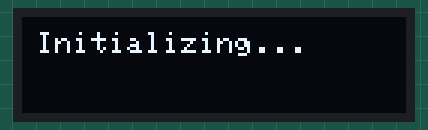
The sketch below on a simulated Arduino Uno, built with avr-gcc and run on an emulated ATmega328P. Shown: 128×32 one-colour display. The modem accepts every AT command (registered, SIM ready, sends succeed) and sends nothing else; what the sketch prints to the serial monitor is not drawn.

Above: at 0.1 s.
At 6.1 s:
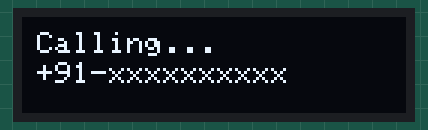
At 16.7 s:
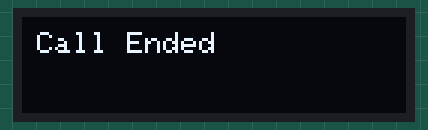

The sketch:

A9G_esp_oled.ino
```cpp
#include <SoftwareSerial.h>
#include <Adafruit_SSD1306.h>
#include <Wire.h>


SoftwareSerial mySerial(2, 0); //TX, RX


#define SCREEN_WIDTH 128 // OLED display width, in pixels
#define SCREEN_HEIGHT 32 // OLED display height, in pixels
#define OLED_RESET    -1 // Reset pin # (or -1 if sharing Arduino reset pin)

Adafruit_SSD1306 display(SCREEN_WIDTH, SCREEN_HEIGHT, &Wire, OLED_RESET); //Declaring the display name (display)

String network, battery;


void setup()
{
  Serial.begin(115200);

  mySerial.begin(115200);

  display.begin(SSD1306_SWITCHCAPVCC, 0x3C); //Start the OLED display
 display.clearDisplay();
  display.display();

  display.setTextSize(1);
  display.setTextColor(WHITE);
  display.setCursor(0,3);
  display.setCursor(5,5);
   display.print("Initializing...");
      display.display();


  Serial.println("Initializing...");
  delay(5000);

 display.clearDisplay();
  display.display();

  mySerial.println("AT");
   mySerial.println("AT+SNFS=1");
  updateSerial();

  mySerial.println("ATD+91xxxxxxxxxx;");

  updateSerial();

    display.setTextSize(1);
  display.setTextColor(WHITE);
  display.setCursor(5,5);
   display.print("Calling...");

   display.setCursor(5,15);
   display.print("+91-xxxxxxxxxx");
      display.display();

  delay(10000);               //Wait for 10 seconds

   display.clearDisplay();
  display.display();

  mySerial.println("ATH"); //hang up
  updateSerial();

  display.setTextSize(1);
  display.setTextColor(WHITE);
  display.setCursor(5,5);
   display.print("Call Ended");
      display.display();
}

void loop()
{

}

void updateSerial()
{
  delay(500);
  while (Serial.available())
  {
    mySerial.write(Serial.read());//Forward what Serial received to Software Serial Port
  }
  while(mySerial.available())
  {
    Serial.write(mySerial.read());//Forward what Software Serial received to Serial Port
  }
}
```

Measured:
- what the display in image 0 shows lasts 5.0 s, from 0.1 s to 5.1 s
- what the display in image 1 shows lasts 10.0 s, from 6.1 s to 16.1 s
